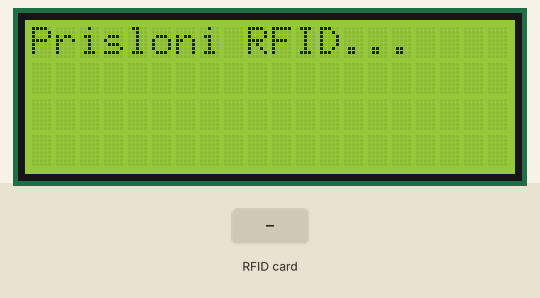
A program run on a simulated Raspberry Pi (BCM pin numbers). Parts: 20×4 character LCD. Inputs (shaded band) come from the test bench. The clock reads 2024-03-15 10:24:30 at power-on unless the program sets it; the RFID card's data blocks start empty; what the program prints to the terminal is not drawn.

Above: at 1.2 s.
1.3 s: RFID card F1 A7 A2 29 held to the reader
At 2.7 s:
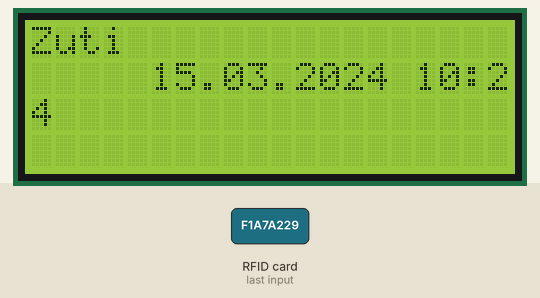
4.3 s: RFID card D3 48 06 0E held to the reader
At 5.0 s:
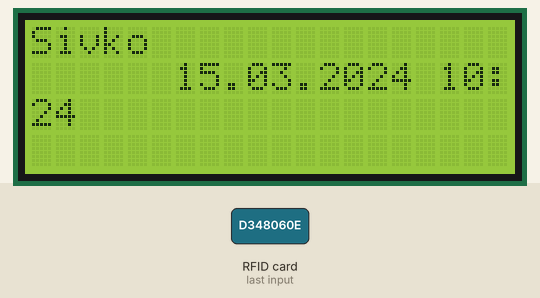
7.3 s: RFID card 5E 7A 19 C4 held to the reader
At 7.9 s:
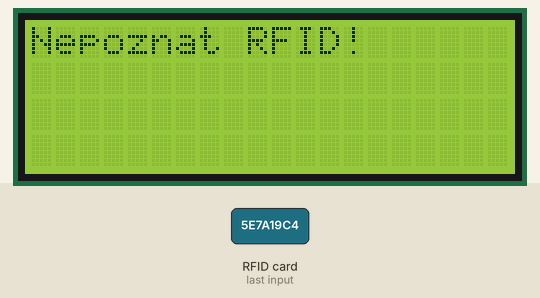
Timing chart, 0 to 10.3 s (numbered marks = the images above; inputs shaded):
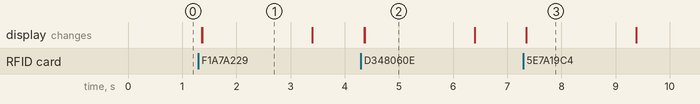

The program:

rfid_lcd.py
```python
import time
from mfrc522 import SimpleMFRC522
from RPLCD.i2c import CharLCD
from datetime import datetime

# Inicijalizacija RFID čitača i LCD ekrana
rfid_reader = SimpleMFRC522()
lcd = CharLCD('PCF8574', 0x27)

# Baza podataka RFID tagova i imena korisnika
users = {
    "1037899540957": "Zuti",
    "907446455955": "Sivko"
}

try:
    while True:
        lcd.clear()
        lcd.write_string("Prisloni RFID...")
        print("Cekanje na RFID...")

        # Čitaj RFID karticu
        id, text = rfid_reader.read()
        user_id = str(id).strip()  # ID iz kartice

        # Proveri korisnika
        if user_id in users:
            name = users[user_id]
            lcd.clear()

            # Datum i vreme
            now = datetime.now()
            date_time = now.strftime("%d.%m.%Y %H:%M")

            # Prikaz na LCD
            lcd.write_string(f"{name} \n{date_time}")
            print(f"Prepoznao: {name} - {date_time}")
        else:
            lcd.clear()
            lcd.write_string("Nepoznat RFID!")
            print("Nepoznat RFID!")

        time.sleep(2)  # Pauza pre sledećeg skeniranja

except KeyboardInterrupt:
    print("Zaustavljeno od strane korisnika.")
finally:
    lcd.clear()
    print("Ciscenje ekrana i izlazak.")
```

Measured:
- after the input at 1.3 s, the display: first changes after 0.06 s (image 1 shows a later state)
- after the input at 4.3 s, the display: first changes after 0.06 s (image 2 shows a later state)
- after the input at 7.3 s, the display: changes after 0.05 s (image 3)
- what the display in image 1 shows lasts 2.0 s, from 1.4 s to 3.4 s
